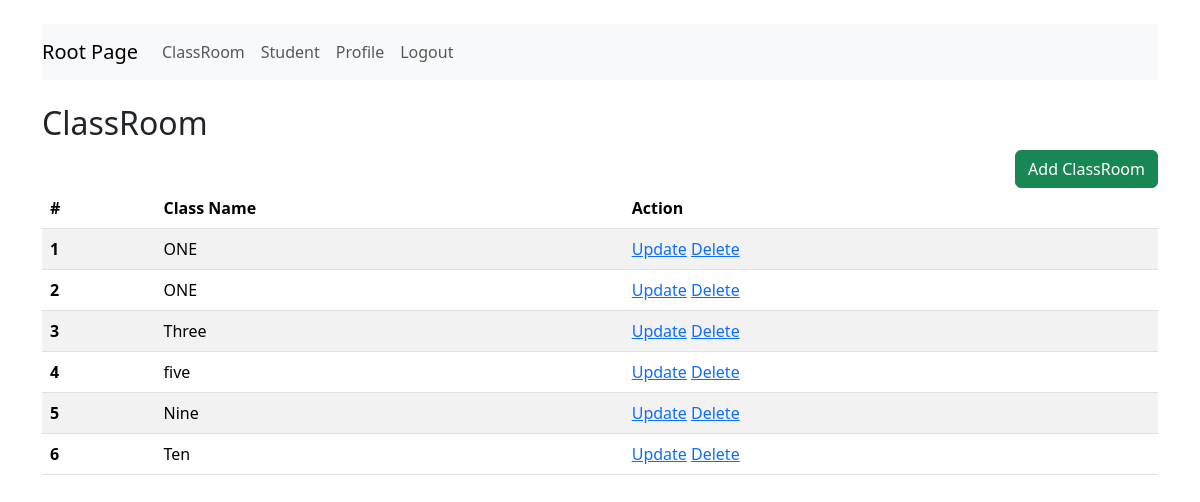
/classbased/classroom/ (signed in), run on an earlier commit of the app's database.
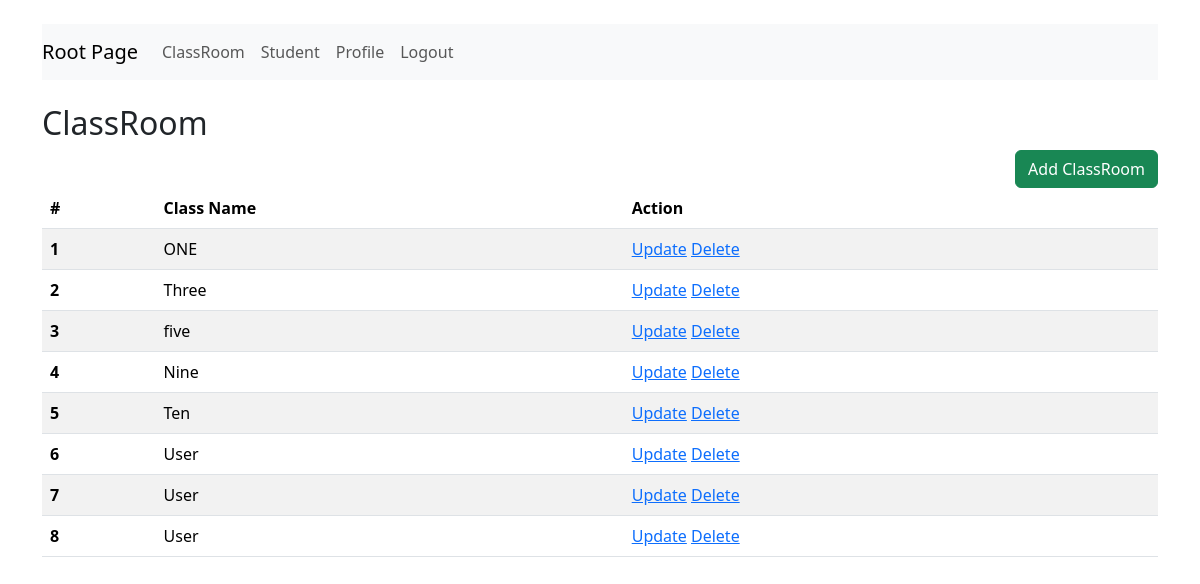
And on a later commit of the database.
### crud/models.py (models this page shows)
class ClassRoom(models.Model):
        name = models.CharField(max_length=10)

### classbased/views.py (the view)
# urls.py: path("classroom/", ClassRoomView.as_view()),
@method_decorator(login_required, name="dispatch")
class ClassRoomView(ListView):
    queryset = ClassRoom.objects.all()
    template_name = 'classbased/classroom.html'
    context_object_name = "classrooms"

### classbased/templates/classbased/classroom.html
{% extends 'crud/base.html' %}
{% block content %}
    {% include 'classbased/nav.html' %}
    <br>
    <h2>ClassRoom</h2>
    <a href="{% url 'classbased_add_classroom' %}" class="btn btn-success" style="float: right">Add ClassRoom</a>
    <br>
    <table class="table table-striped">
        <thead>
        <tr>
            <th scope="col">#</th>
            <th scope="col">Class Name</th>
            <th scope="col">Action</th>
        </tr>
        </thead>
        <tbody>
        {% for classroom in classrooms %}
        <tr>
            <th scope="row">{{ forloop.counter }}</th>
            <td>{{ classroom.name }}</td>
            <td>
                <a href="{% url 'cb_update_classroom' classroom.id %}">Update</a>
                <a href="{% url 'cb_delete_classroom' classroom.id %}">Delete</a>
            </td>
        </tr>
        {% endfor %}
        </tbody>
    </table>
{% endblock %}

What changed in the data, as far as the page shows it:
removed ClassRoom: name "ONE"
added ClassRoom: name "User"
added ClassRoom: name "User"
added ClassRoom: name "User"
